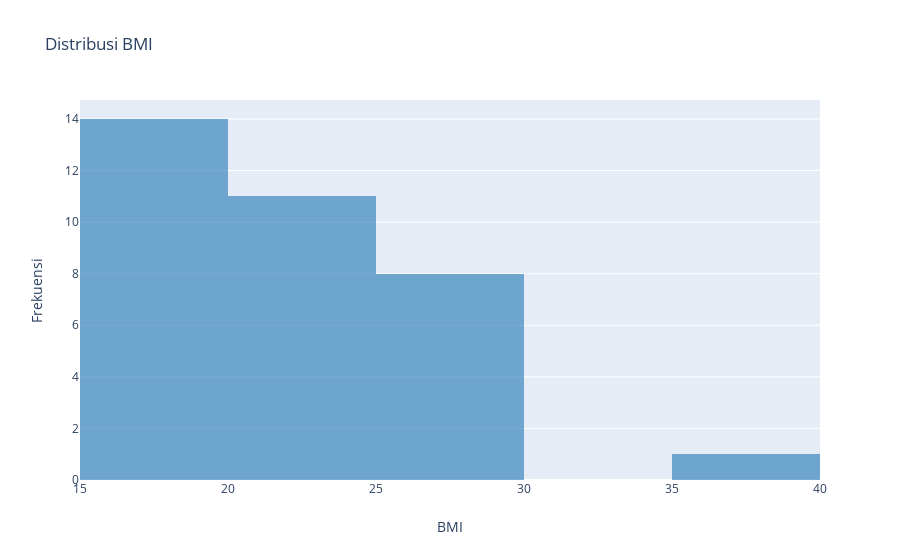
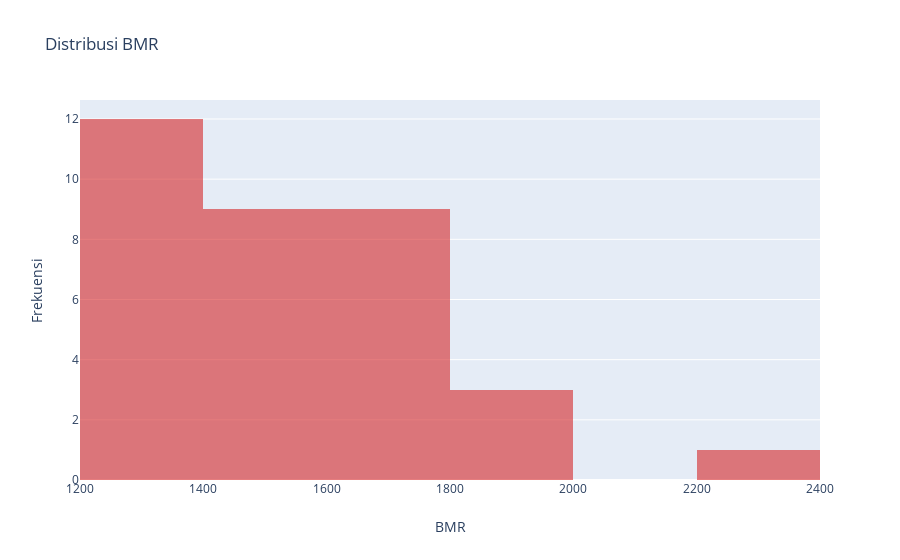

Source (notebook cell) for these figures, in order:
### Code cell
data = [go.Histogram(
    x = df['bmi'],
    marker = dict(color='#1f77b4', opacity=0.6)
)]

layout = go.Layout(title="Distribusi BMI",
                   xaxis=dict(title='BMI'),
                   yaxis=dict(title='Frekuensi'),
                  )
fig1 = go.Figure(data=data, layout=layout)
iplot(fig1, filename='dist-bmi')


data = [go.Histogram(
    x = df['bmr'],
     marker = dict(color='#d62728', opacity=0.6)
)]

layout = go.Layout(title="Distribusi BMR",
                   xaxis=dict(title='BMR'),
                   yaxis=dict(title='Frekuensi'),
                  )
fig2 = go.Figure(data=data, layout=layout)
iplot(fig2, filename='dist-bmr')

### Figure 1 — Plotly figure (JSON) as saved in the notebook; plotly's stock layout.template omitted (floating-point values rounded to 4 significant figures)
{"data": [{"marker": {"color": "#1f77b4", "opacity": 0.6}, "type": "histogram", "x": [23.72, 20.45, 22.15, 27.36, 20.57, 16.14, 21.37, 20.78, 26.83, 27.14, 28.4, 27.34, 20.86, 24.8, 16.41, 17.26, 15.82, 18.94, 35.75, 18.83, 20.2, 18.37, 26.84, 18.82, 17.51, 17.3, 27.55, 15.76, 21.7, 19.03, 18.42, 22.15, 16.77, 29.02]}], "layout": {"title": {"text": "Distribusi BMI"}, "xaxis": {"title": {"text": "BMI"}}, "yaxis": {"title": {"text": "Frekuensi"}}}}

### Figure 2 — Plotly figure (JSON) as saved in the notebook; plotly's stock layout.template omitted (floating-point values rounded to 4 significant figures)
{"data": [{"marker": {"color": "#d62728", "opacity": 0.6}, "type": "histogram", "x": [1776.0, 1392.0, 1668.0, 1896.0, 1403.0, 1395.0, 1345.0, 1301.0, 1996.0, 1762.0, 1688.0, 1531.0, 1636.0, 1739.0, 1550.0, 1256.0, 1212.0, 1656.0, 2281.0, 1302.0, 1519.0, 1346.0, 1493.0, 1340.0, 1237.0, 1477.0, 1796.0, 1402.0, 1263.0, 1542.0, 1489.0, 1668.0, 1280.0, 1849.0]}], "layout": {"title": {"text": "Distribusi BMR"}, "xaxis": {"title": {"text": "BMR"}}, "yaxis": {"title": {"text": "Frekuensi"}}}}
